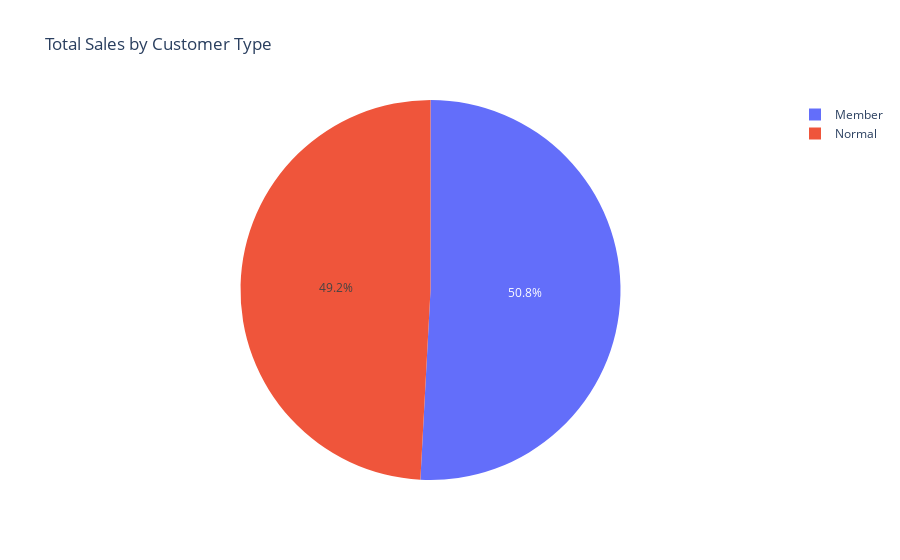

Notebook code cell kept with this figure:
### Code cell
Ctype_sale = df.groupby('Customer type')['Total'].sum().reset_index()

fig = px.pie(Ctype_sale, values='Total', names='Customer type',title='Total Sales by Customer Type')

fig.show()

### Figure 1 — Plotly figure (JSON) as saved in the notebook; plotly's stock layout.template omitted (floating-point values rounded to 4 significant figures)
{"data": [{"domain": {"x": [0, 1], "y": [0, 1]}, "hovertemplate": "Customer type=%{label}<br>Total=%{value}<extra></extra>", "labels": ["Member", "Normal"], "legendgroup": "", "name": "", "showlegend": true, "type": "pie", "values": [164200.0, 158700.0]}], "layout": {"legend": {"tracegroupgap": 0}, "title": {"text": "Total Sales by Customer Type"}}}
